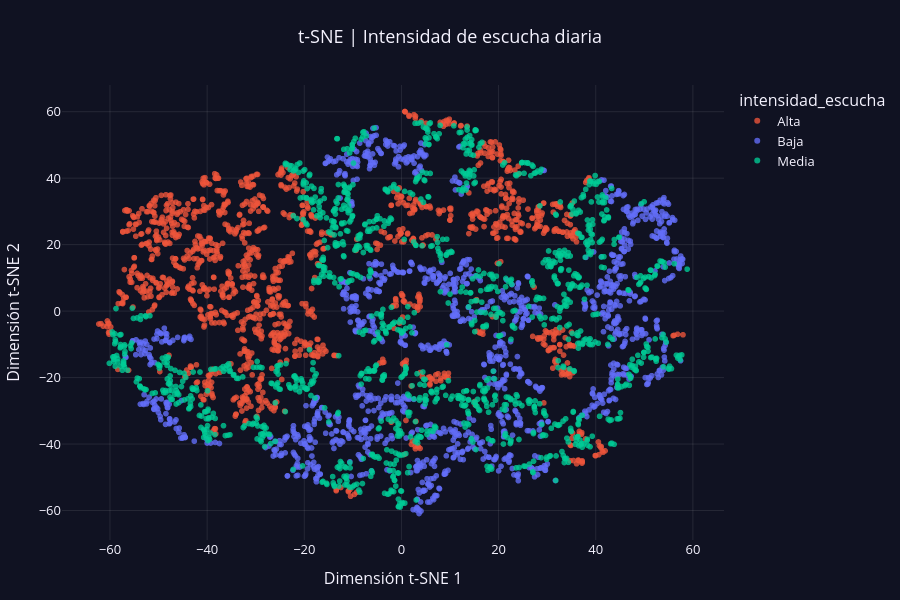

The notebook cell saved with this chart:
### Markdown cell above
<div style="border-bottom:2px solid #d5e3ec;padding:18px 0 9px;margin-top:25px;font-family:Arial,sans-serif"><span style="color:#1786a2;font-weight:bold;font-size:13px;letter-spacing:2px">SECCIÓN 07</span><h2 style="color:#122b44;margin:5px 0 4px;font-size:24px">Intensidad diaria de escucha</h2></div>

La clase divide descriptivamente los minutos diarios en tres niveles con cantidades similares de usuarios. **No son clústeres**.

### Code cell
red_model.graficar_intensidad_escucha().show()

### Figure 1 — Plotly figure (JSON) as saved in the notebook; plotly's stock layout.template omitted (floating-point values rounded to 4 significant figures; data arrays with more than 128 entries replaced by an {"elided": "..."} marker saying what was removed)
{"data": [{"hovertemplate": "intensidad_escucha=Alta<br>Dimensión t-SNE 1=%{x}<br>Dimensión t-SNE 2=%{y}<extra></extra>", "legendgroup": "Alta", "marker": {"color": "#EF553B", "line": {"width": 0}, "opacity": 0.78, "size": 6, "symbol": "circle"}, "mode": "markers", "name": "Alta", "showlegend": true, "type": "scattergl", "x": {"elided": "1333 float values"}, "xaxis": "x", "y": {"elided": "1333 float values"}, "yaxis": "y"}, {"hovertemplate": "intensidad_escucha=Baja<br>Dimensión t-SNE 1=%{x}<br>Dimensión t-SNE 2=%{y}<extra></extra>", "legendgroup": "Baja", "marker": {"color": "#636EFA", "line": {"width": 0}, "opacity": 0.78, "size": 6, "symbol": "circle"}, "mode": "markers", "name": "Baja", "showlegend": true, "type": "scattergl", "x": {"elided": "1334 float values"}, "xaxis": "x", "y": {"elided": "1334 float values"}, "yaxis": "y"}, {"hovertemplate": "intensidad_escucha=Media<br>Dimensión t-SNE 1=%{x}<br>Dimensión t-SNE 2=%{y}<extra></extra>", "legendgroup": "Media", "marker": {"color": "#00CC96", "line": {"width": 0}, "opacity": 0.78, "size": 6, "symbol": "circle"}, "mode": "markers", "name": "Media", "showlegend": true, "type": "scattergl", "x": {"elided": "1333 float values"}, "xaxis": "x", "y": {"elided": "1333 float values"}, "yaxis": "y"}], "layout": {"autosize": true, "font": {"color": "#F5F3FF", "size": 13}, "height": 600, "legend": {"title": {"text": "intensidad_escucha"}, "tracegroupgap": 0}, "margin": {"b": 60, "l": 55, "r": 35, "t": 85}, "paper_bgcolor": "#101222", "plot_bgcolor": "#101222", "title": {"text": "t-SNE | Intensidad de escucha diaria", "x": 0.5}, "xaxis": {"anchor": "y", "domain": [0.0, 1.0], "gridcolor": "rgba(255,255,255,0.09)", "title": {"text": "Dimensión t-SNE 1"}, "zeroline": false}, "yaxis": {"anchor": "x", "domain": [0.0, 1.0], "gridcolor": "rgba(255,255,255,0.09)", "title": {"text": "Dimensión t-SNE 2"}, "zeroline": false}}}
